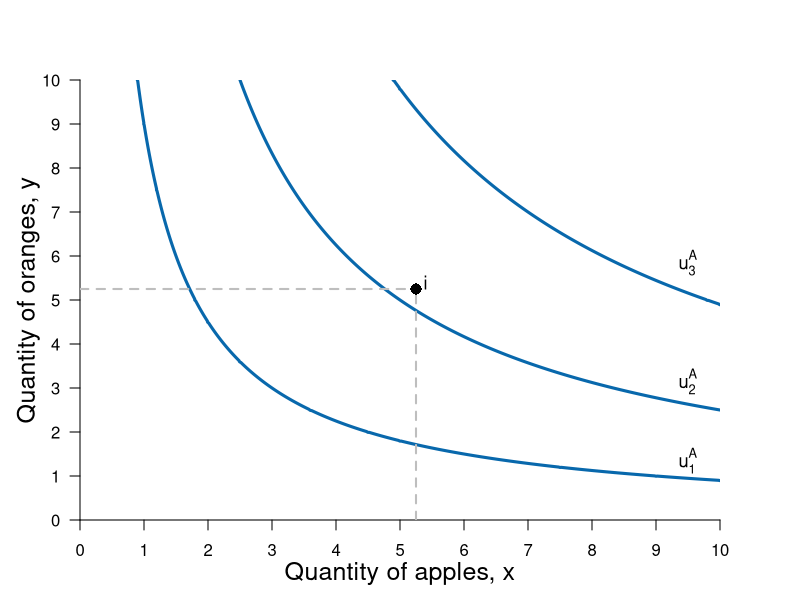

Generate this figure with R:
#Graph Designer: Simon Halliday
#Authors: Bowles, Foley and Halliday
#Title: Coordination, Conflict and Competition: A Text in Microeconomics

library(shape)
pdf(file = "bfh-textbook/constrained_optimization/indiff_map.pdf", width = 8, height = 6)

#Set parameters for graphics
axislabelsize <- 1.5
labelsize <- 1.1
graphlinewidth <- 3
segmentlinewidth <- 2

COL <- c("#7fc97f", "#beaed4", "#fdc086", "#ffff99", "#386cb0", "#f0027f", "#bf5b17", "#666666")
COLA <- c("#e0f3db", "#99d8c9","#66c2a4","#41ae76", "#238b45", "#005824")
COLB <- c("#4eb3d3", "#2b8cbe", "#0868ac","#084081")

#Edited the margins to cater for the larger LHS labels
par(mar =  c(4, 4, 4, 4))

#Change this to make it log of l 

# ppf <- function(l, k = 0.5) {
#   k * (1/l)
# }

ppf <- function(x, k = 0.1, maxy = 8, alpha = 2) {
  maxy - k*x^alpha 
}

uFn <- function(x, y, alpha = 0.5){
  (x^alpha)*(y^(1-alpha))
}

xlims <- c(0, 10)
ylims <- c(0, 10)

npts <- 501 
x <- seq(xlims[1], xlims[2], length.out = npts)
y <- seq(ylims[1], ylims[2], length.out = npts) 
a <- c(3, 5, 7)

plot(0, 0, xlim = xlims, ylim = ylims, type = "n",
     xlab = expression(paste("")),
     ylab = expression(paste("")), 
     xaxt = "n", 
     yaxt = "n", 
     cex.lab = axislabelsize, 
     bty = "n", 
     xaxs="i", 
     yaxs="i"
)


ticksy <- seq(from = 0, to = ylims[2], by = 1)
ylabels <- seq(from = 0, to = ylims[2], by = 1)
ticksx <- seq(from = 0, to = xlims[2], by = 1)
xlabels <- seq(from = 0, to = xlims[2], by = 1)
# ticksy <- c(ylims[1], 5.25, 8, ylims[2])
# ylabels <- c(NA, expression(paste(y,"*")), expression(paste(bar(y))), NA)
# ticksx <- c(xlims[1], 5.25, 8.944272, xlims[2])
# xlabels <- c(NA, expression(paste(x,"*")), expression(paste(bar(x))), NA)

axis(1, at = ticksx, pos = 0, labels = xlabels)
axis(2, at = ticksy, pos = 0, labels = ylabels, las = 1)

npts <- 500 
xx1 <- seq(xlims[1], xlims[2], length.out = npts)
xx2 <- seq(0, xlims[2], length.out = npts)
xx3 <- seq(xlims[1], 0, length.out = npts)

#Draw the polygon for shading the feasible set
#xpoly1 <- seq(from = xlims[1], to = xlims[2], length.out = 500)
#ypoly1 <- ppf(xpoly1, k = 0.1, maxy = 8, alpha = 2)
#polygon(x = c(xpoly1, rev(xpoly1[1])), y = c(ypoly1, rev(ypoly1)[1]), col=COLA[1], density=NULL, border = NA)

#Draw the graphs
#lines(xx1, ppf(xx1, k = 0.1, maxy = 8, alpha = 2), col = COLA[5], lwd = graphlinewidth)
#lines(xx2, fishProd(xx2, k = 2), col = COLB[3], lwd = graphlinewidth)
#lines(xx3, feasibleLabor(xx3, time = 10), col = COL[3], lwd = graphlinewidth)
#lines(xx4, manufactureProd(xx4, k = 0.1, alpha = 2), col = COLB[4], lwd = graphlinewidth)

#Label the feasible frontier
# text(3.2, 1, expression("Feasible Frontier"), cex = labelsize)
# text(3.2, 0.5, expression("(production possibilities frontier)"), cex = labelsize)
# Arrows(4.35, 0.95, 8.1, 0.95, col = "black", lty = 1, lwd = 2, arr.type = "triangle", arr.lwd = 0.5)

contour(x, y, 
        outer(x, y, uFn),
        drawlabels = FALSE,
        col = COLB[3],
        lwd = graphlinewidth,
        levels = a, 
        xaxs="i", 
        yaxs="i", 
        add = TRUE)

#Axis labels
mtext(expression(paste("Quantity of apples, ", x)), side = 1, line = 2.5, cex = axislabelsize)
text(-0.8, 5, expression(paste("Quantity of oranges, ", y)), xpd = TRUE, cex = axislabelsize, srt = 90) 

#Annotate max u point on feasibility frontier
text(5.4, 5.4, expression(paste(i)), cex = labelsize)
segments(0, 5.25, 5.25, 5.25, lty = 2, col = "gray", lwd = segmentlinewidth)
segments(5.25, 0, 5.25, 5.25, lty = 2, col = "gray", lwd = segmentlinewidth)
points(5.25, 5.25, pch = 16, col = "black", cex = 1.5)

#Add mrs = mrt at i
# text(5.25, 7.25, expression(paste(mrs(x,y) == mrt(x,y))), cex = labelsize)
# Arrows(5.25, 7, 5.25, 5.75, col = "black", lty = 1, lwd = 2, arr.type = "triangle", arr.lwd = 0.5)

#Label the indifference curves
text(9.5, 1.35, expression(u[1]^A), cex = labelsize)
text(9.5, 3.15, expression(u[2]^A), cex = labelsize)
text(9.5, 5.85, expression(u[3]^A), cex = labelsize)

dev.off()
